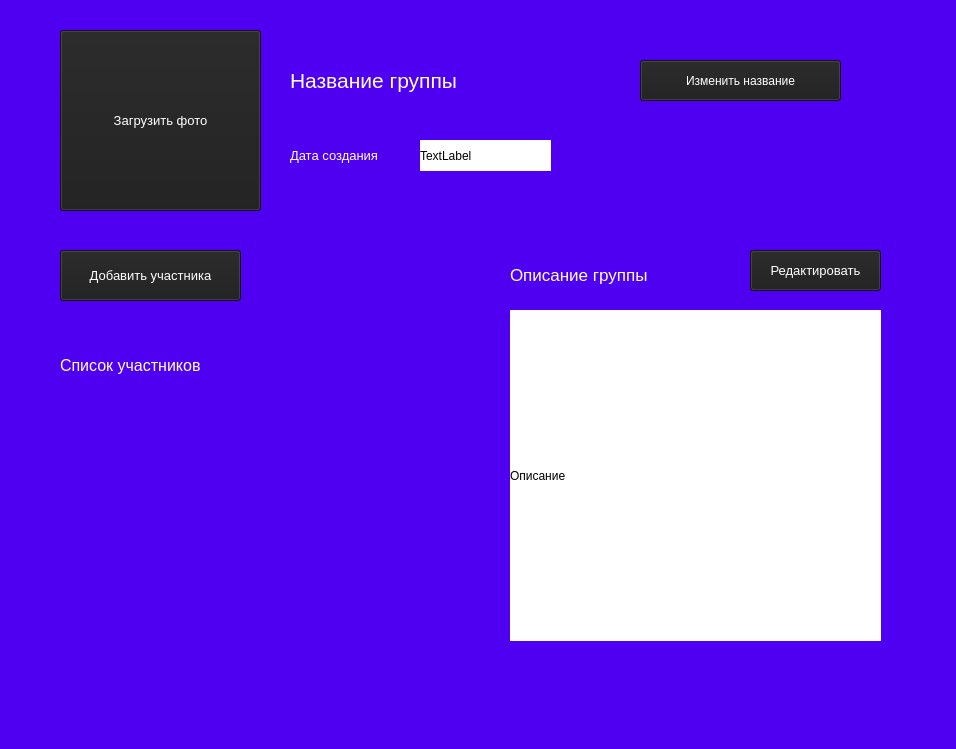
<?xml version="1.0" encoding="UTF-8"?>
<ui version="4.0">
 <class>MainWindow</class>
 <widget class="QMainWindow" name="MainWindow">
  <property name="geometry">
   <rect>
    <x>0</x>
    <y>0</y>
    <width>956</width>
    <height>749</height>
   </rect>
  </property>
  <property name="windowTitle">
   <string>MainWindow</string>
  </property>
  <property name="styleSheet">
   <string notr="true">background-color: rgb(80, 0, 241);</string>
  </property>
  <widget class="QWidget" name="centralwidget">
   <widget class="QLabel" name="label_title">
    <property name="geometry">
     <rect>
      <x>290</x>
      <y>30</y>
      <width>321</width>
      <height>101</height>
     </rect>
    </property>
    <property name="font">
     <font>
      <pointsize>16</pointsize>
     </font>
    </property>
    <property name="styleSheet">
     <string notr="true">color: rgb(255, 255, 255);</string>
    </property>
    <property name="text">
     <string>Название группы</string>
    </property>
   </widget>
   <widget class="QPushButton" name="pushButton_photo">
    <property name="geometry">
     <rect>
      <x>60</x>
      <y>30</y>
      <width>201</width>
      <height>181</height>
     </rect>
    </property>
    <property name="font">
     <font>
      <pointsize>10</pointsize>
     </font>
    </property>
    <property name="styleSheet">
     <string notr="true">background-color: rgb(30, 30, 30);
color: rgb(255, 255, 255);</string>
    </property>
    <property name="text">
     <string>Загрузить фото</string>
    </property>
   </widget>
   <widget class="QToolButton" name="toolButton_edit_title">
    <property name="geometry">
     <rect>
      <x>640</x>
      <y>60</y>
      <width>201</width>
      <height>41</height>
     </rect>
    </property>
    <property name="font">
     <font>
      <pointsize>9</pointsize>
     </font>
    </property>
    <property name="styleSheet">
     <string notr="true">background-color: rgb(30, 30, 30);
color: rgb(255, 255, 255);</string>
    </property>
    <property name="text">
     <string>Изменить название</string>
    </property>
   </widget>
   <widget class="QLabel" name="label_2">
    <property name="geometry">
     <rect>
      <x>60</x>
      <y>340</y>
      <width>201</width>
      <height>51</height>
     </rect>
    </property>
    <property name="font">
     <font>
      <pointsize>12</pointsize>
     </font>
    </property>
    <property name="styleSheet">
     <string notr="true">color: rgb(255, 255, 255);</string>
    </property>
    <property name="text">
     <string>Список участников</string>
    </property>
   </widget>
   <widget class="QToolButton" name="toolButton_add_user">
    <property name="geometry">
     <rect>
      <x>60</x>
      <y>250</y>
      <width>181</width>
      <height>51</height>
     </rect>
    </property>
    <property name="font">
     <font>
      <pointsize>10</pointsize>
     </font>
    </property>
    <property name="styleSheet">
     <string notr="true">background-color: rgb(30, 30, 30);
color: rgb(255, 255, 255);</string>
    </property>
    <property name="text">
     <string>Добавить участника</string>
    </property>
   </widget>
   <widget class="QLabel" name="label_3">
    <property name="geometry">
     <rect>
      <x>510</x>
      <y>259</y>
      <width>211</width>
      <height>31</height>
     </rect>
    </property>
    <property name="font">
     <font>
      <pointsize>13</pointsize>
     </font>
    </property>
    <property name="styleSheet">
     <string notr="true">color: rgb(255, 255, 255);</string>
    </property>
    <property name="text">
     <string>Описание группы</string>
    </property>
   </widget>
   <widget class="QLabel" name="label_4">
    <property name="geometry">
     <rect>
      <x>290</x>
      <y>130</y>
      <width>131</width>
      <height>51</height>
     </rect>
    </property>
    <property name="font">
     <font>
      <pointsize>10</pointsize>
     </font>
    </property>
    <property name="styleSheet">
     <string notr="true">color: rgb(255, 255, 255);</string>
    </property>
    <property name="text">
     <string>Дата создания</string>
    </property>
   </widget>
   <widget class="QPushButton" name="pushButton_change_fon">
    <property name="geometry">
     <rect>
      <x>500</x>
      <y>1090</y>
      <width>161</width>
      <height>41</height>
     </rect>
    </property>
    <property name="font">
     <font>
      <pointsize>10</pointsize>
     </font>
    </property>
    <property name="styleSheet">
     <string notr="true">color: rgb(255, 255, 255);</string>
    </property>
    <property name="text">
     <string>Сменить фон</string>
    </property>
   </widget>
   <widget class="QToolButton" name="toolButton_edit_description">
    <property name="geometry">
     <rect>
      <x>750</x>
      <y>250</y>
      <width>131</width>
      <height>41</height>
     </rect>
    </property>
    <property name="font">
     <font>
      <pointsize>10</pointsize>
     </font>
    </property>
    <property name="styleSheet">
     <string notr="true">background-color: rgb(30, 30, 30);
color: rgb(255, 255, 255);</string>
    </property>
    <property name="text">
     <string>Редактировать</string>
    </property>
   </widget>
   <widget class="QLabel" name="label_date_create">
    <property name="geometry">
     <rect>
      <x>420</x>
      <y>140</y>
      <width>131</width>
      <height>31</height>
     </rect>
    </property>
    <property name="styleSheet">
     <string notr="true">background-color: rgb(255, 255, 255);</string>
    </property>
    <property name="text">
     <string>TextLabel</string>
    </property>
   </widget>
   <widget class="QLabel" name="label_description">
    <property name="geometry">
     <rect>
      <x>510</x>
      <y>310</y>
      <width>371</width>
      <height>331</height>
     </rect>
    </property>
    <property name="styleSheet">
     <string notr="true">background-color: rgb(255, 255, 255);</string>
    </property>
    <property name="text">
     <string>Описание</string>
    </property>
   </widget>
  </widget>
  <widget class="QMenuBar" name="menubar">
   <property name="geometry">
    <rect>
     <x>0</x>
     <y>0</y>
     <width>956</width>
     <height>21</height>
    </rect>
   </property>
  </widget>
  <widget class="QStatusBar" name="statusbar"/>
 </widget>
 <resources/>
 <connections/>
</ui>
